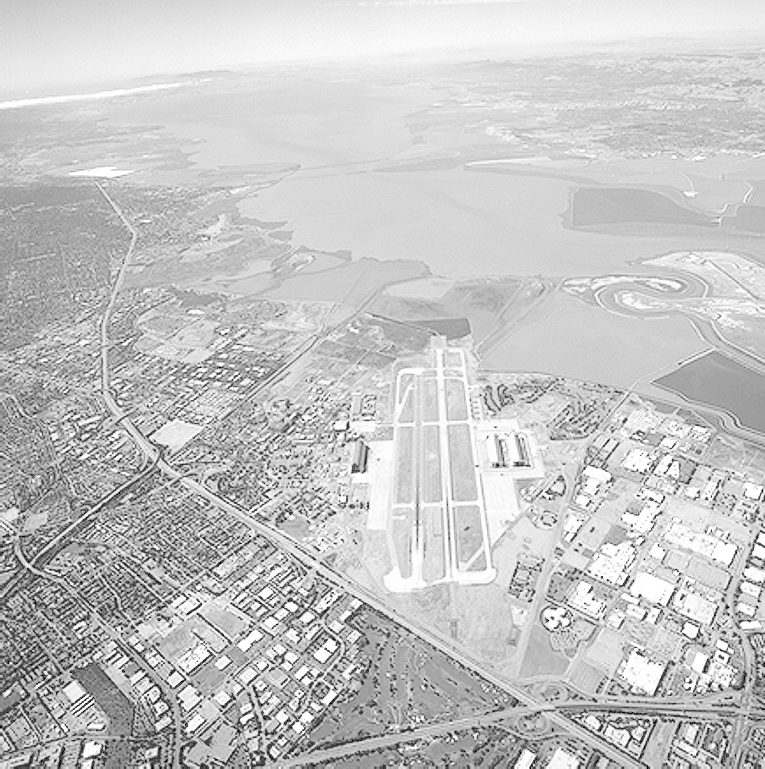
//> input picture Origin Image/Fig01_Slide10.tif, 765 x 769 px
$ ./problem_1   (built with g++ and OpenCV 4)
//> lines starting //> are read from the running program, lines starting //| are printed output that depends on the picture
#include "opencv2/imgproc/imgproc.hpp"
#include "opencv2/highgui/highgui.hpp"
#include <iostream>
#include <highgui.h>
#include "cv.h"
#include <math.h>
using namespace std;
using namespace cv;
Mat copyImg(Mat input) {
	Mat tImg = Mat(input.rows, input.cols, CV_8UC1);
	// Copy each pixel of the source image to the output image
	for (int i = 0; i<input.rows; ++i)
		for (int j = 0; j<input.cols; ++j)
		{
			tImg.at<uchar>(i, j) = input.at<uchar>(i, j);
		}

	return tImg;
}
Mat transformation(Mat input, double g) {
	Mat tImg;
	double c = 256 / pow(256, g);

	for (int i = 0; i < input.rows; i++) {
		for (int j = 0; j < input.cols; j++) {
			input.at<uchar>(i, j) = c*pow(input.at<uchar>(i, j), g);
		}
	}
	tImg = input;
	return tImg;
}
int main() {

	// Read input images
	// Fig3.tif is in openCV\bin\Release
	Mat SrcImg = imread("Origin Image/Fig01_Slide10.tif", CV_LOAD_IMAGE_GRAYSCALE);
//> SrcImg is the input picture: 769 rows x 765 cols, CV_8UC1; min 0, max 255, mean 197.1
	// Create a grayscale output image matrix
	Mat OutImg1 = Mat(SrcImg.rows, SrcImg.cols, CV_8UC1);
	Mat OutImg2 = Mat(SrcImg.rows, SrcImg.cols, CV_8UC1);
	Mat OutImg3 = Mat(SrcImg.rows, SrcImg.cols, CV_8UC1);

	OutImg1 = copyImg(SrcImg);
	OutImg2 = copyImg(SrcImg);
	OutImg3 = copyImg(SrcImg);

	OutImg1 = transformation(OutImg1, 3);
//> after the loop in transformation, `for (int i = 0; i < input.rows; i++)`:
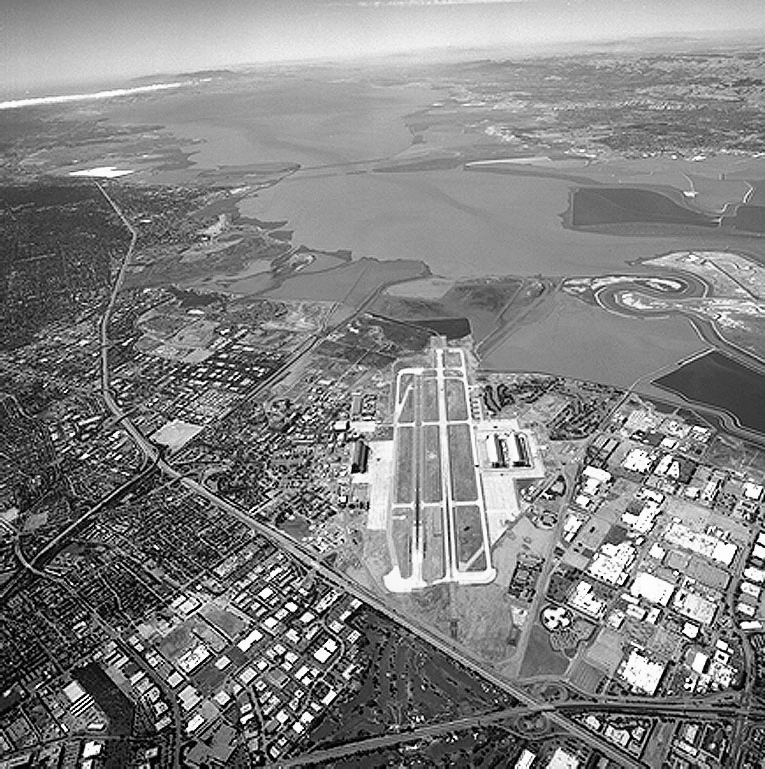
//> input: 769 rows x 765 cols, CV_8UC1; min 0, max 253, mean 129.9
	OutImg2 = transformation(OutImg2, 4);
//> call 2 of transformation, with g = 4
//> after the loop in transformation (call 2), `for (int i = 0; i < input.rows; i++)`:
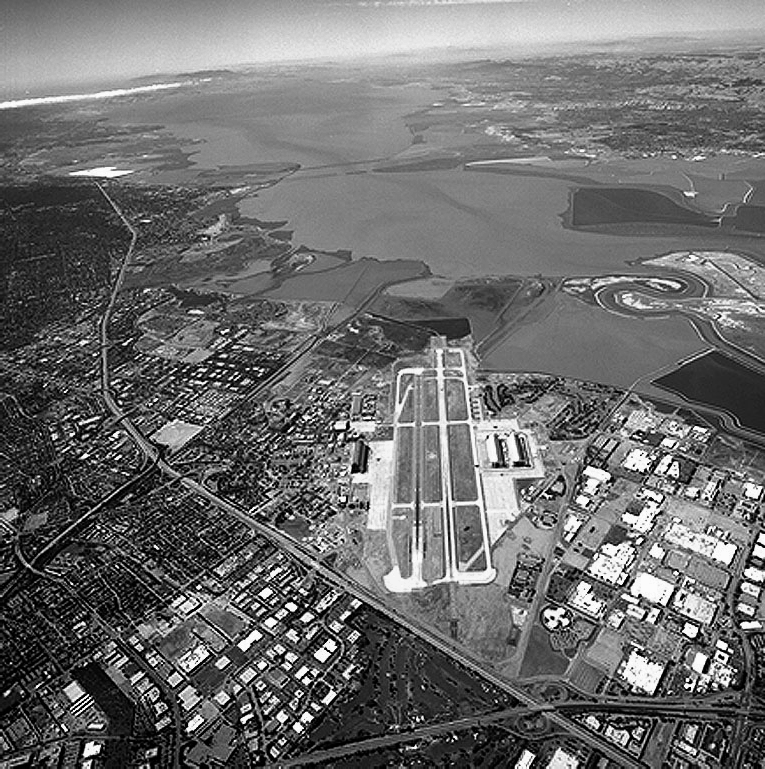
//> input: 769 rows x 765 cols, CV_8UC1; min 0, max 252, mean 109
	OutImg3 = transformation(OutImg3, 5);
//> call 3 of transformation, with g = 5
//> after the loop in transformation (call 3), `for (int i = 0; i < input.rows; i++)`:
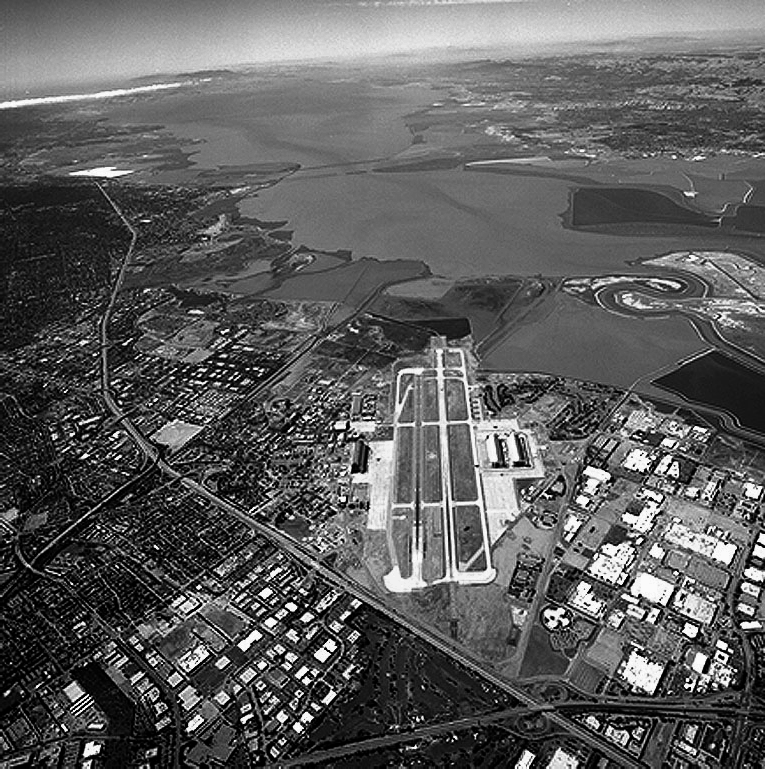
//> input: 769 rows x 765 cols, CV_8UC1; min 0, max 251, mean 92.7
	// Show images
	imshow("Input Image", SrcImg);
	imshow("Output Image_1", OutImg1);
	imshow("Output Image_2", OutImg2);
	imshow("Output Image_3", OutImg3);

	// Write output images
	imwrite("Fig3_output.tif", OutImg1);

	waitKey(0);
	return 0;
}

$ run again, with Origin Image/Fig03_Slide22.tif copied over Origin Image/Fig01_Slide10.tif
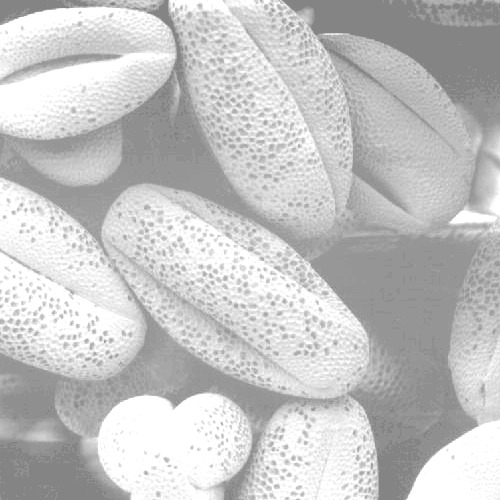
//> input picture Origin Image/Fig03_Slide22.tif, 500 x 500 px
//> SrcImg is the input picture: 500 rows x 500 cols, CV_8UC1; min 132, max 255, mean 196.4
//> after the loop in transformation, `for (int i = 0; i < input.rows; i++)`:
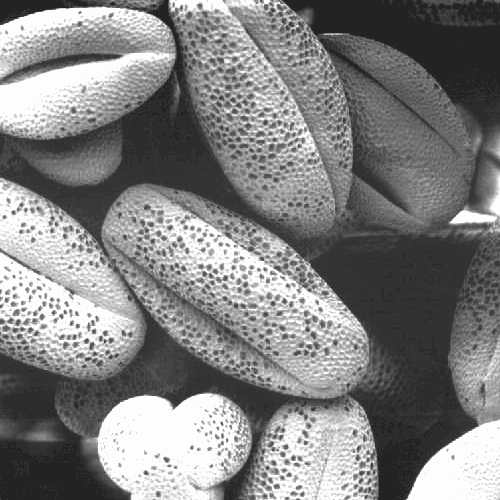
//> input: 500 rows x 500 cols, CV_8UC1; min 35, max 253, mean 129.6
//> after the loop in transformation (call 3), `for (int i = 0; i < input.rows; i++)`:
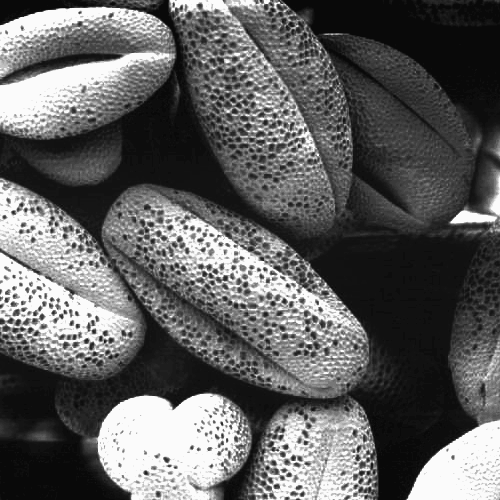
//> input: 500 rows x 500 cols, CV_8UC1; min 9, max 251, mean 96.8
